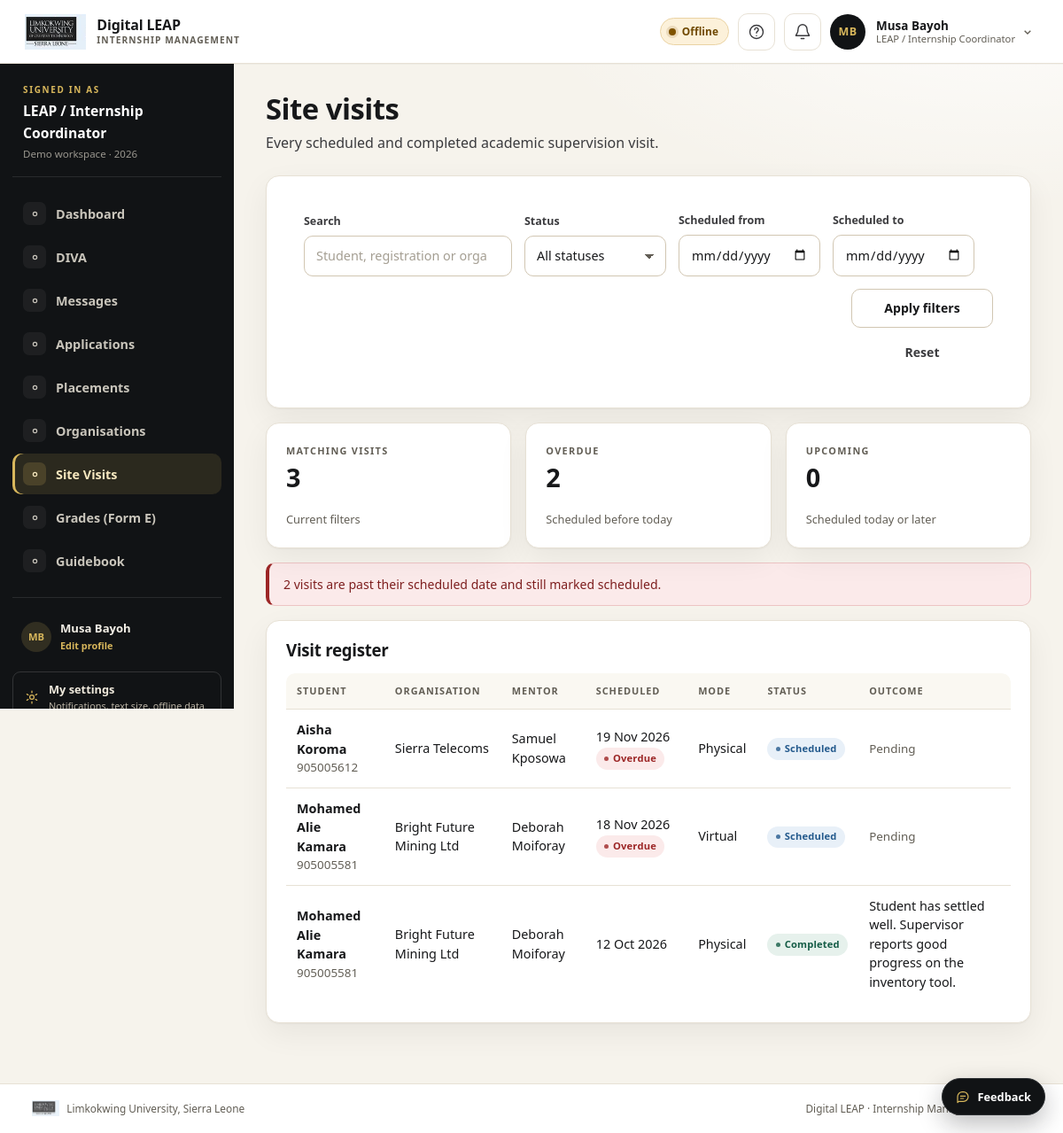
Screenshot of /digital-leap/index.php?r=coordinator/visits (signed in) with the database file from the repository.
### tables this page shows
CREATE TABLE users (
  user_id           INT UNSIGNED NOT NULL AUTO_INCREMENT,
  role_id           TINYINT UNSIGNED NOT NULL,
  organisation_id   INT UNSIGNED NULL,
  first_name        VARCHAR(60)  NOT NULL,
  last_name         VARCHAR(60)  NOT NULL,
  email             VARCHAR(120) NOT NULL,
  phone             VARCHAR(25)  NULL,
  password_hash     VARCHAR(255) NULL,
  status            ENUM('invited','active','suspended') NOT NULL DEFAULT 'invited',
  must_change_password TINYINT(1) NOT NULL DEFAULT 0,
  failed_attempts   TINYINT UNSIGNED NOT NULL DEFAULT 0,
  locked_until      DATETIME NULL,
  last_login_at     DATETIME NULL,
  created_at        DATETIME NOT NULL DEFAULT CURRENT_TIMESTAMP,
  updated_at        DATETIME NOT NULL DEFAULT CURRENT_TIMESTAMP ON UPDATE CURRENT_TIMESTAMP,
  PRIMARY KEY (user_id),
  UNIQUE KEY uq_users_email (email),
  KEY idx_users_role (role_id, status),
  KEY idx_users_org (organisation_id),
  CONSTRAINT fk_users_role FOREIGN KEY (role_id) REFERENCES roles (role_id),
  CONSTRAINT fk_users_org FOREIGN KEY (organisation_id) REFERENCES organisation (org_id) ON DELETE SET NULL
);

CREATE TABLE roles (
  role_id     TINYINT UNSIGNED NOT NULL AUTO_INCREMENT,
  role_key    VARCHAR(30)  NOT NULL,
  role_name   VARCHAR(60)  NOT NULL,
  description VARCHAR(255) NULL,
  created_at  DATETIME NOT NULL DEFAULT CURRENT_TIMESTAMP,
  PRIMARY KEY (role_id),
  UNIQUE KEY uq_roles_key (role_key)
);

CREATE TABLE site_visit (
  visit_id        INT UNSIGNED NOT NULL AUTO_INCREMENT,
  placement_id    INT UNSIGNED NOT NULL,
  mentor_id       INT UNSIGNED NOT NULL,
  scheduled_date  DATE NOT NULL,
  mode            ENUM('physical','virtual','phone') NOT NULL DEFAULT 'physical',
  actual_date     DATE NULL,
  findings        TEXT NULL,
  recommendations TEXT NULL,
  status          ENUM('scheduled','completed','cancelled','missed') NOT NULL DEFAULT 'scheduled',
  completed_at    DATETIME NULL,
  created_at      DATETIME NOT NULL DEFAULT CURRENT_TIMESTAMP,
  updated_at      DATETIME NOT NULL DEFAULT CURRENT_TIMESTAMP ON UPDATE CURRENT_TIMESTAMP,
  PRIMARY KEY (visit_id),
  KEY idx_visit_placement (placement_id, status),
  KEY idx_visit_date (scheduled_date),
  CONSTRAINT fk_visit_placement FOREIGN KEY (placement_id) REFERENCES placement (placement_id) ON DELETE CASCADE,
  CONSTRAINT fk_visit_mentor FOREIGN KEY (mentor_id) REFERENCES users (user_id)
);

CREATE TABLE student (
  student_id    INT UNSIGNED NOT NULL AUTO_INCREMENT,
  user_id       INT UNSIGNED NOT NULL,
  reg_no        VARCHAR(20) NOT NULL,
  programme     VARCHAR(80) NOT NULL,
  level         VARCHAR(10) NOT NULL,
  semester      VARCHAR(10) NOT NULL,
  academic_year VARCHAR(9)  NOT NULL,
  cgpa          DECIMAL(3,2) NULL,
  status        ENUM('active','on_placement','completed','withdrawn') NOT NULL DEFAULT 'active',
  created_at    DATETIME NOT NULL DEFAULT CURRENT_TIMESTAMP,
  updated_at    DATETIME NOT NULL DEFAULT CURRENT_TIMESTAMP ON UPDATE CURRENT_TIMESTAMP,
  PRIMARY KEY (student_id),
  UNIQUE KEY uq_student_user (user_id),
  UNIQUE KEY uq_student_reg (reg_no),
  CONSTRAINT fk_student_user FOREIGN KEY (user_id) REFERENCES users (user_id) ON DELETE CASCADE
);

CREATE TABLE organisation (
  org_id        INT UNSIGNED NOT NULL AUTO_INCREMENT,
  name          VARCHAR(120) NOT NULL,
  sector        VARCHAR(60)  NOT NULL,
  address       VARCHAR(180) NOT NULL,
  district      VARCHAR(60)  NOT NULL,
  contact_person VARCHAR(100) NOT NULL,
  contact_email VARCHAR(120) NOT NULL,
  contact_phone VARCHAR(25)  NULL,
  mou_status    ENUM('none','pending','signed','expired') NOT NULL DEFAULT 'none',
  mou_expiry    DATE NULL,
  capacity      SMALLINT UNSIGNED NOT NULL DEFAULT 0,
  status        ENUM('active','inactive') NOT NULL DEFAULT 'active',
  created_at    DATETIME NOT NULL DEFAULT CURRENT_TIMESTAMP,
  updated_at    DATETIME NOT NULL DEFAULT CURRENT_TIMESTAMP ON UPDATE CURRENT_TIMESTAMP,
  PRIMARY KEY (org_id),
  UNIQUE KEY uq_org_name (name),
  KEY idx_org_district (district)
);

### digital-leap/app/Views/coordinator/visits.php (the view, shortened to what the rows shown need)
<div class="page-head">
    <div>
        <h1>Site visits</h1>
        <p>Every scheduled and completed academic supervision visit.</p>
    </div>
</div>
<div class="card">
    <form method="get" action="<?= e(($GLOBALS['base'] ?? '') . '/index.php') ?>" class="filter-bar">
        <div class="field"><label for="q">Search</label><input id="q" name="q" type="search" value="<?= e($search) ?>" placeholder="Student, registration or organisation"></div>
        <div class="field"><label for="status">Status</label><select id="status" name="status">
            <option value="">All statuses</option>
        </select></div>
        <div class="field"><label for="from">Scheduled from</label><input id="from" name="from" type="date" value="<?= e($from) ?>"></div>
        <div class="field"><label for="to">Scheduled to</label><input id="to" name="to" type="date" value="<?= e($to) ?>"></div>
        <div class="field field-actions"><button class="btn btn-outline" type="submit">Apply filters</button><a class="btn btn-quiet" href="<?= e(url('coordinator/visits')) ?>">Reset</a></div>
    </form>
</div>
<div class="grid grid-3">
    <div class="card kpi"><span class="kpi-label">Matching visits</span><span class="kpi-value"><?= count($visits) ?></span><span class="kpi-note">Current filters</span></div>
    <div class="card kpi"><span class="kpi-label">Overdue</span><span class="kpi-value"><?= count($overdue) ?></span><span class="kpi-note">Scheduled before today</span></div>
    <div class="card kpi"><span class="kpi-label">Upcoming</span><span class="kpi-value"><?= count($upcoming) ?></span><span class="kpi-note">Scheduled today or later</span></div>
</div>
<?php if ($overdue !== []): ?>
    <div class="alert alert-error" role="alert"><?= count($overdue) ?> visits are past their scheduled date and still marked scheduled.</div>
<?php endif; ?>
<div class="card">
    <div class="card-head"><div><h2>Visit register</h2></div></div>
    <?php if ($visits === []): ?>
        <div class="empty"><strong>No visits match</strong>Reset the filters to see all recorded visits.</div>
    <?php else: ?>
        <div class="table-wrap">
            <table class="table table--stack">
                <thead><tr><th>Student</th><th>Organisation</th><th>Mentor</th><th>Scheduled</th><th>Mode</th><th>Status</th><th>Outcome</th></tr></thead>
                <tbody>
                <?php foreach ($visits as $visit): ?>
                    <tr>
                        <td data-label="Student"><strong><?= e($visit['first_name'] . ' ' . $visit['last_name']) ?></strong><div class="small muted"><?= e($visit['reg_no']) ?></div></td>
                        <td data-label="Organisation"><?= e($visit['org_name']) ?></td>
                        <td data-label="Mentor"><?= e($visit['mentor_first'] . ' ' . $visit['mentor_last']) ?></td>
                        <td data-label="Scheduled"><?= e(fmt_date($visit['scheduled_date'])) ?><?= $visit['status'] === 'scheduled' && $visit['scheduled_date'] < date('Y-m-d') ? ' <span class="badge badge-bad">Overdue</span>' : '' ?></td>
                        <td data-label="Mode"><?= e(ucfirst((string) $visit['mode'])) ?></td>
                        <td data-label="Status"><?= status_badge($visit['status']) ?></td>
                        <td data-label="Outcome"><?= $visit['findings'] ? e($visit['findings']) : '<span class="muted small">Pending</span>' ?></td>
                    </tr>
                <?php endforeach; ?>
                </tbody>
            </table>
        </div>
    <?php endif; ?>
</div>

### digital-leap/app/helpers.php (shortened to what the rows shown need)
<?php
function e($value): string
{
    return htmlspecialchars((string) ($value ?? ''), ENT_QUOTES, 'UTF-8');
}
function url(string $route = '', array $params = []): string
{
    $base = $GLOBALS['base'] ?? '';
    $query = ['r' => $route] + $params;
    return $base . '/index.php?' . http_build_query($query);
}
function asset(string $path): string
{
    $path = ltrim($path, '/');
    $file = BASE_PATH . '/public/assets/' . $path;
    $version = is_file($file) ? '?v=' . filemtime($file) : '';
    return ($GLOBALS['base'] ?? '') . '/public/assets/' . $path . $version;
}
function qget(string $key, $default = null)
{
    return $_GET[$key] ?? $default;
}
function fmt_date(?string $value, string $format = 'd M Y'): string
{
    $ts = strtotime($value);
    return $ts ? date($format, $ts) : '—';
}
function status_badge(?string $status): string
{
    $key = strtolower((string) $status);
    $map = [
        'draft' => 'muted', 'proposed' => 'warn', 'pending' => 'warn', 'invited' => 'warn',
        'submitted' => 'info', 'shortlisted' => 'info', 'scheduled' => 'info',
        'approved' => 'ok', 'active' => 'ok', 'completed' => 'ok', 'signed' => 'ok',
        'published' => 'ok', 'assessed' => 'ok', 'mentor_reviewed' => 'ok', 'allocated' => 'ok',
        'returned' => 'bad', 'rejected' => 'bad', 'failed' => 'bad', 'missed' => 'bad',
        'terminated' => 'bad', 'suspended' => 'bad', 'withdrawn' => 'muted',
        'moderated' => 'info', 'queued' => 'warn', 'sent' => 'ok', 'cancelled' => 'muted',
        'expired' => 'bad', 'none' => 'muted', 'inactive' => 'muted',
    ];
    $tone = $map[$key] ?? 'muted';
    return '<span class="badge badge-' . $tone . '">' . e(ucwords(str_replace('_', ' ', $key))) . '</span>';
}
function initials(string $first, string $last): string
{
    return strtoupper(substr($first, 0, 1) . substr($last, 0, 1));
}
function avatar_file(int $userId): ?string
{
    $dir = STORAGE_PATH . '/uploads/avatars';
    foreach (['jpg', 'jpeg', 'png', 'webp'] as $ext) {
        $path = $dir . '/' . $userId . '.' . $ext;
    }
    return null;
}
function avatar_url(?array $user = null): ?string
{
    $id = (int) ($user['user_id'] ?? \Leap\Core\Auth::id());
    $file = avatar_file($id);
    if ($file === null) {
        return null;
    }
    return url('avatar', ['u' => $id, 'v' => filemtime($file) . '-' . filesize($file)]);
}
function avatar_html(array $user, string $class = 'chat-avatar'): string
{
    $id = (int) ($user['user_id'] ?? 0);
    $first = (string) ($user['first_name'] ?? '');
    $last = (string) ($user['last_name'] ?? '');
    $file = $id > 0 && \Leap\Controllers\ProfileController::canViewAvatar($id) ? avatar_file($id) : null;
    return '<span class="' . e($class) . '" aria-hidden="true">' . e(initials($first, $last)) . '</span>';
}

### digital-leap/app/Views/layout.php (shortened to what the rows shown need)
<?php
$user = Auth::user();
$route = (string) ($_GET['r'] ?? '');
$unread = 0;
if ($user !== null) {
    $unread = (int) Database::val('SELECT COUNT(*) FROM notification WHERE user_id = ? AND is_read = 0', [(int) $user['user_id']]);
}
$prefUid = $user === null ? 0 : (int) $user['user_id'];
$textSize = Preference::textSize($prefUid);
$calmMotion = Preference::reduceMotion($prefUid);
$nav = $user === null ? [] : nav_items();
$avatarUrl = $user === null ? null : avatar_url($user);
$authRoutes = ['login', 'register', 'forgot', 'reset', 'token/supervisor'];
$isAuthPage = $user === null && in_array($route, $authRoutes, true);
?>
<!doctype html>
<html lang="en" data-text-size="<?= e($textSize) ?>"<?= $calmMotion ? ' data-reduce-motion="on"' : '' ?>>
<head>
<link rel="stylesheet" href="<?= e(asset('css/app.css')) ?>">
</head>
<body class="<?= $user !== null ? 'app-shell' : ($isAuthPage ? 'auth-shell' : 'landing-shell') ?>" data-role="<?= e($user !== null ? (string) Auth::role() : 'guest') ?>" data-page="<?= e($route) ?>">
<?php if ($user !== null): ?>
<header class="topbar">
    <div class="topbar-left">
        <a class="brand" href="<?= e(url('dashboard')) ?>" data-tour="brand">
            <img class="brand-logo" src="<?= e(asset('img/limkokwing-logo.png')) ?>" alt="Limkokwing University of Creative Technology, Sierra Leone">
            <span class="brand-text">Digital LEAP<small>Internship Management</small></span>
        </a>
    </div>
    <div class="topbar-right">
        <p class="net-pill" data-net-status data-state="online" role="status" aria-live="polite">
            <span class="net-dot" aria-hidden="true"></span><span class="net-text">Online</span>
        </p>
        <button class="icon-btn tour-trigger" type="button" data-tour-start aria-label="Take a guided tour" title="Take a guided tour">
            <svg viewBox="0 0 24 24" aria-hidden="true"><circle cx="12" cy="12" r="9"/><path d="M9.5 9a2.5 2.5 0 1 1 4 2c-.9.7-1.5 1.2-1.5 2.5"/><path d="M12 17h.01"/></svg>
        </button>
        <div class="menu-wrap">
            <button class="icon-btn bell-btn" type="button" data-notif-toggle aria-expanded="false" aria-controls="notif-panel" aria-label="Notifications<?= $unread > 0 ? ', ' . $unread . ' unread' : '' ?>" data-tour="notifications">
                <svg viewBox="0 0 24 24" aria-hidden="true"><path d="M18 8a6 6 0 0 0-12 0c0 7-3 7-3 9h18c0-2-3-2-3-9"/><path d="M10 21h4"/></svg>
            </button>
        </div>
        <div class="menu-wrap user-chip" data-tour="profile">
            <a class="avatar-link" href="<?= e(url('profile')) ?>" aria-label="Open my profile to edit details and profile photo">
                <?php if ($avatarUrl !== null): ?>
                    <img class="avatar avatar-img" src="<?= e($avatarUrl) ?>" alt="">
                <?php else: ?>
                    <span class="avatar" aria-hidden="true"><?= e(initials((string) $user['first_name'], (string) $user['last_name'])) ?></span>
                <?php endif; ?>
            </a>
            <button class="user-menu-toggle" type="button" data-user-toggle aria-expanded="false" aria-controls="user-menu">
                <span class="user-meta">
                    <strong><?= e($user['first_name'] . ' ' . $user['last_name']) ?></strong>
                    <small><?= e($user['role_name']) ?></small>
                </span>
                <svg class="menu-caret" viewBox="0 0 24 24" aria-hidden="true"><path d="m7 10 5 5 5-5"/></svg>
            </button>
        </div>
    </div>
</header>
<div class="shell">
    <aside class="sidebar" id="sidebar">
        <div class="sidebar-role">
            <span class="sidebar-role-label">Signed in as</span>
            <strong><?= e($user['role_name']) ?></strong>
            <span class="sidebar-role-sub">Demo workspace · <?= e(date('Y')) ?></span>
        </div>
        <nav aria-label="Main navigation" data-tour="nav">
            <?php foreach ($nav as [$href, $label]): ?>
                <?php $isActive = $route === $href || str_starts_with($route, $href . '/'); ?>
                <a href="<?= e(url($href)) ?>" class="<?= $isActive ? 'active' : '' ?>"<?= $isActive ? ' aria-current="page"' : '' ?>>
                    <span class="nav-ico" aria-hidden="true"><svg viewBox="0 0 24 24"><?= $navIcons[$href] ?? '<circle cx="12" cy="12" r="3"/>' ?></svg></span>
                    <span><?= e($label) ?></span>
                </a>
            <?php endforeach; ?>
        </nav>
        <div class="sidebar-foot">
            <a class="sidebar-profile" href="<?= e(url('profile')) ?>">
                <?= avatar_html(['user_id' => (int) ($user['user_id'] ?? 0), 'first_name' => (string) $user['first_name'], 'last_name' => (string) $user['last_name']], 'sidebar-avatar') ?>
                <span><?= e($user['first_name'] . ' ' . $user['last_name']) ?><small>Edit profile</small></span>
            </a>
            <a class="sidebar-settings" href="<?= e(url('settings')) ?>">
                <svg viewBox="0 0 24 24" aria-hidden="true"><circle cx="12" cy="12" r="3.2"/><path d="M12 2.8v2.4M12 18.8v2.4M4.5 7.5l2 1.2M17.5 15.3l2 1.2M4.5 16.5l2-1.2M17.5 8.7l2-1.2"/></svg>
                <span>My settings<small>Notifications, text size, offline data</small></span>
            </a>
        </div>
    </aside>
    <main id="main" class="main">
        <?= $content ?>
    </main>
</div>
<?php endif; ?>
</body>
</html>

### rows the page displays
users: first_name+last_name "MB", first_name+last_name "Musa Bayoh", role.role_name "LEAP / Internship Coordinator", initials($first, $last) "MB"
site_visit: users.first_name+last_name "Aisha Koroma", student.reg_no "905005612", organisation.name "Sierra Telecoms", mentor.last_name "Samuel Kposowa", scheduled_date "19 Nov 2026", shows "Overdue", mode "Physical", status "Scheduled", shows "Pending"
site_visit: users.first_name+last_name "Mohamed Alie Kamara", student.reg_no "905005581", organisation.name "Bright Future Mining Ltd", mentor.last_name "Deborah Moiforay", scheduled_date "18 Nov 2026", shows "Overdue", mode "Virtual", status "Scheduled", shows "Pending"
site_visit: users.first_name+last_name "Mohamed Alie Kamara", student.reg_no "905005581", organisation.name "Bright Future Mining Ltd", mentor.last_name "Deborah Moiforay", scheduled_date "12 Oct 2026", mode "Physical", status "Completed", findings "Student has settled well. Supervisor reports good progress on the inventory tool."

### other values shown
$label "Dashboard"
$label "DIVA"
$label "Messages"
$label "Applications"
$label "Placements"
$label "Organisations"
$label "Site Visits"
$label "Grades (Form E)"
$label "Guidebook"
count($visits) "3"
count($overdue) "2"
count($upcoming) "0"
